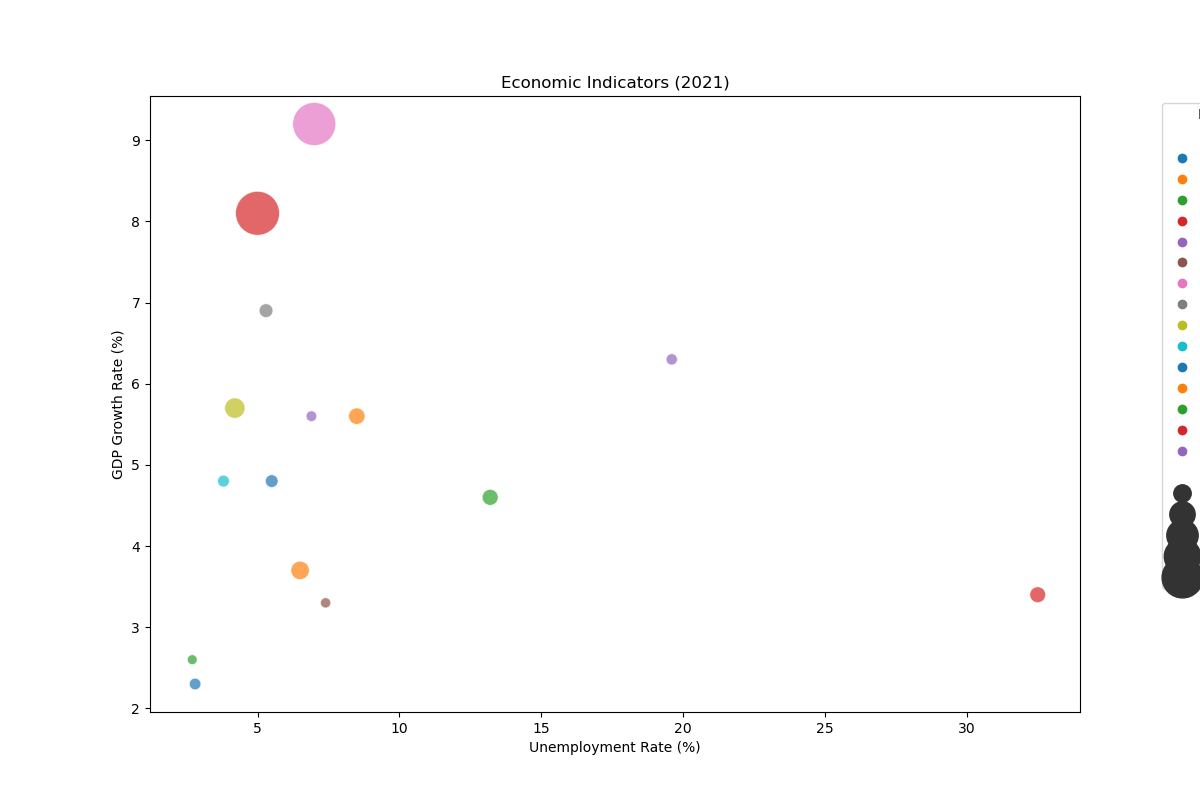

This figure's Python source:

import seaborn as sns
import matplotlib.pyplot as plt
import pandas as pd

# Generate a DataFrame from the given table data
data = {
    "Country": ["China", "India", "United States", "Indonesia", "Brazil", "Pakistan", "Nigeria", "Bangladesh", "Russia", "Mexico", "Japan", "Ethiopia", "Philippines", "Egypt", "Vietnam"],
    "Year": [2021] * 15,
    "GDP Growth Rate": [8.1, 9.2, 5.7, 3.7, 4.6, 5.6, 3.4, 6.9, 4.8, 4.8, 2.3, 6.3, 5.6, 3.3, 2.6],
    "Unemployment Rate": [5.0, 7.0, 4.2, 6.5, 13.2, 8.5, 32.5, 5.3, 5.5, 3.8, 2.8, 19.6, 6.9, 7.4, 2.7],
    "Inflation Rate": [2.3, 5.5, 6.2, 1.6, 10.0, 9.7, 15.7, 5.6, 8.4, 7.4, 0.9, 21.1, 3.9, 4.5, 2.0],
    "Population": [1444216107, 1393409038, 331893745, 276361783, 213993437, 225199937, 211400708, 166303498, 145912025, 130262216, 125836021, 120812698, 111046913, 104258327, 98168829]
}

df = pd.DataFrame(data)

# Create a scatter plot with bubble sizes
plt.figure(figsize=(12, 8))
bubble_chart = sns.scatterplot(data=df, x="Unemployment Rate", y="GDP Growth Rate",
                               size="Population", sizes=(50, 1000), alpha=0.7,
                               hue="Inflation Rate", palette=["#1f77b4", "#ff7f0e", "#2ca02c", "#d62728", "#9467bd", "#8c564b", "#e377c2", "#7f7f7f", "#bcbd22", "#17becf"])

# Adjust the legend for bubble size
bubble_chart.legend(loc='upper right', bbox_to_anchor=(1.25, 1), title='Population')

# Set title and labels
plt.title('Economic Indicators (2021)')
plt.xlabel('Unemployment Rate (%)')
plt.ylabel('GDP Growth Rate (%)')

# Show the plot
plt.show()
